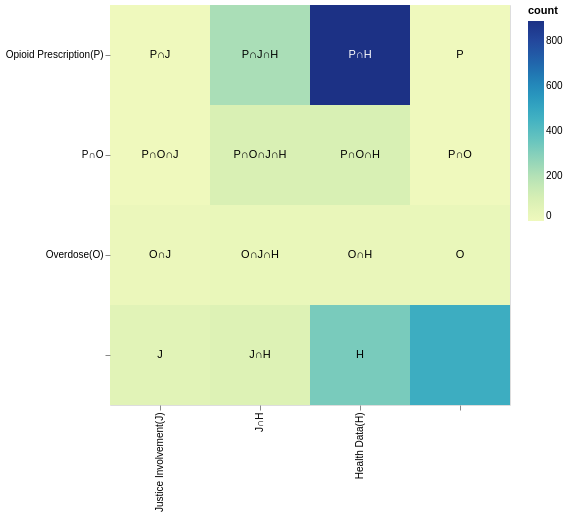

Describe this chart as a Vega-Lite specification.
### Vega-Lite specification from a JSON file in a GitHub repository (floating-point values rounded to 4 significant figures)
{"$schema": "https://vega.github.io/schema/vega-lite/v4.json", "width": 400, "height": 400, "data": {"values": [{"A": "Opioid Prescription(P)", "B": " ", "count": 2, "Set": "P"}, {"A": "Opioid Prescription(P)", "B": "Justice Involvement(J)", "count": 0, "Set": "P∩J"}, {"A": "Opioid Prescription(P)", "B": "J∩H", "count": 218, "Set": "P∩J∩H"}, {"A": "Opioid Prescription(P)", "B": "Health Data(H)", "count": 887, "Set": "P∩H"}, {"A": "P∩O", "B": " ", "count": 0, "Set": "P∩O"}, {"A": "P∩O", "B": "Justice Involvement(J)", "count": 0, "Set": "P∩O∩J"}, {"A": "P∩O", "B": "J∩H", "count": 95, "Set": "P∩O∩J∩H"}, {"A": "P∩O", "B": "Health Data(H)", "count": 99, "Set": "P∩O∩H"}, {"A": "Overdose(O)", "B": " ", "count": 25, "Set": "O"}, {"A": "Overdose(O)", "B": "Justice Involvement(J)", "count": 17, "Set": "O∩J"}, {"A": "Overdose(O)", "B": "J∩H", "count": 25, "Set": "O∩J∩H"}, {"A": "Overdose(O)", "B": "Health Data(H)", "count": 28, "Set": "O∩H"}, {"A": " ", "B": " ", "count": 473, "Set": " "}, {"A": " ", "B": "Justice Involvement(J)", "count": 63, "Set": "J"}, {"A": " ", "B": "J∩H", "count": 78, "Set": "J∩H"}, {"A": " ", "B": "Health Data(H)", "count": 321, "Set": "H"}]}, "encoding": {"y": {"field": "A", "type": "ordinal", "sort": ["Opioid Prescription(P)", "P∩O", "Overdose(O)", " "], "title": null}, "x": {"field": "B", "type": "ordinal", "sort": ["Justice Involvement(J)", "J∩H", "Health Data(H)", " "], "title": null}}, "layer": [{"selection": {"highlight": {"type": "single"}}, "mark": {"type": "rect", "strokeWidth": 2}, "encoding": {"fill": {"field": "count", "type": "quantitative"}, "stroke": {"condition": {"test": {"and": [{"selection": "highlight"}, "length(data(\"highlight_store\"))"]}, "value": "black"}, "value": null}, "opacity": {"condition": {"selection": "highlight", "value": 1}, "value": 0.5}}}, {"mark": "text", "encoding": {"text": {"field": "Set", "type": "nominal"}, "color": {"condition": {"test": "datum['count'] < 400", "value": "black"}, "value": "white"}}}], "config": {"scale": {"bandPaddingInner": 0, "bandPaddingOuter": 0}, "view": {"step": 40}, "axis": {"domain": false}}}
